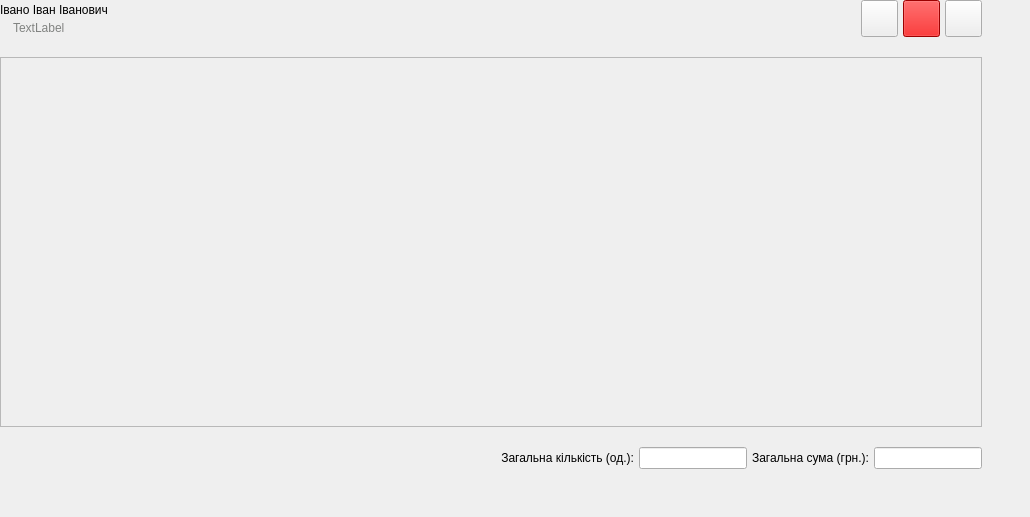
<?xml version="1.0" encoding="UTF-8"?>
<ui version="4.0">
 <class>FormPeople</class>
 <widget class="QWidget" name="FormPeople">
  <property name="geometry">
   <rect>
    <x>0</x>
    <y>0</y>
    <width>1030</width>
    <height>517</height>
   </rect>
  </property>
  <property name="windowTitle">
   <string>Form</string>
  </property>
  <property name="styleSheet">
   <string notr="true">QLabel#labelTopBottom {
	font: 12pt &quot;Franklin Gothic Medium&quot;;
	color: #818381;
	padding-left: 10px;
	padding-top: 0px;
	padding-bottom: 0px;
}

QPushButton#buttonDelete {
  font: 14pt &quot;Franklin Gothic Medium&quot;;
  background-color: #db0000
}

QPushButton#buttonDelete::hover {
  font: 14pt &quot;Franklin Gothic Medium&quot;;
  background-color: red;
}</string>
  </property>
  <layout class="QVBoxLayout" name="verticalLayout_3">
   <property name="spacing">
    <number>20</number>
   </property>
   <property name="leftMargin">
    <number>0</number>
   </property>
   <property name="topMargin">
    <number>0</number>
   </property>
   <property name="rightMargin">
    <number>48</number>
   </property>
   <property name="bottomMargin">
    <number>48</number>
   </property>
   <item>
    <layout class="QHBoxLayout" name="horizontalLayout_4">
     <property name="spacing">
      <number>5</number>
     </property>
     <item>
      <layout class="QVBoxLayout" name="verticalLayout">
       <property name="spacing">
        <number>0</number>
       </property>
       <item>
        <widget class="QLabel" name="labelTop">
         <property name="text">
          <string>Івано Іван Іванович</string>
         </property>
        </widget>
       </item>
       <item>
        <widget class="QLabel" name="labelTopBottom">
         <property name="text">
          <string>TextLabel</string>
         </property>
        </widget>
       </item>
      </layout>
     </item>
     <item>
      <widget class="QPushButton" name="buttonReturn">
       <property name="minimumSize">
        <size>
         <width>37</width>
         <height>37</height>
        </size>
       </property>
       <property name="maximumSize">
        <size>
         <width>37</width>
         <height>37</height>
        </size>
       </property>
       <property name="text">
        <string/>
       </property>
       <property name="icon">
        <iconset resource="../../../resources/images.qrc">
         <normaloff>:/WhiteIcon/images/return.png</normaloff>:/WhiteIcon/images/return.png</iconset>
       </property>
       <property name="iconSize">
        <size>
         <width>28</width>
         <height>28</height>
        </size>
       </property>
      </widget>
     </item>
     <item>
      <widget class="QPushButton" name="buttonDelete">
       <property name="sizePolicy">
        <sizepolicy hsizetype="Fixed" vsizetype="Preferred">
         <horstretch>0</horstretch>
         <verstretch>0</verstretch>
        </sizepolicy>
       </property>
       <property name="minimumSize">
        <size>
         <width>37</width>
         <height>37</height>
        </size>
       </property>
       <property name="maximumSize">
        <size>
         <width>37</width>
         <height>37</height>
        </size>
       </property>
       <property name="text">
        <string/>
       </property>
       <property name="icon">
        <iconset resource="../../../resources/images.qrc">
         <normaloff>:/WhiteIcon/images/bin.png</normaloff>:/WhiteIcon/images/bin.png</iconset>
       </property>
       <property name="iconSize">
        <size>
         <width>28</width>
         <height>28</height>
        </size>
       </property>
      </widget>
     </item>
     <item>
      <widget class="QPushButton" name="buttonDetails">
       <property name="sizePolicy">
        <sizepolicy hsizetype="Fixed" vsizetype="Preferred">
         <horstretch>0</horstretch>
         <verstretch>0</verstretch>
        </sizepolicy>
       </property>
       <property name="minimumSize">
        <size>
         <width>37</width>
         <height>37</height>
        </size>
       </property>
       <property name="maximumSize">
        <size>
         <width>37</width>
         <height>37</height>
        </size>
       </property>
       <property name="text">
        <string/>
       </property>
       <property name="icon">
        <iconset resource="../../../resources/images.qrc">
         <normaloff>:/WhiteIcon/images/menu-dots.png</normaloff>:/WhiteIcon/images/menu-dots.png</iconset>
       </property>
       <property name="iconSize">
        <size>
         <width>37</width>
         <height>37</height>
        </size>
       </property>
      </widget>
     </item>
    </layout>
   </item>
   <item>
    <widget class="QScrollArea" name="scrollArea">
     <property name="widgetResizable">
      <bool>true</bool>
     </property>
     <widget class="QWidget" name="scrollAreaWidgetContents">
      <property name="geometry">
       <rect>
        <x>0</x>
        <y>0</y>
        <width>980</width>
        <height>360</height>
       </rect>
      </property>
      <layout class="QVBoxLayout" name="verticalLayout_2">
       <property name="spacing">
        <number>20</number>
       </property>
       <property name="leftMargin">
        <number>0</number>
       </property>
       <property name="topMargin">
        <number>0</number>
       </property>
       <property name="rightMargin">
        <number>0</number>
       </property>
       <property name="bottomMargin">
        <number>0</number>
       </property>
       <item>
        <spacer name="verticalSpacer">
         <property name="orientation">
          <enum>Qt::Vertical</enum>
         </property>
         <property name="sizeHint" stdset="0">
          <size>
           <width>20</width>
           <height>368</height>
          </size>
         </property>
        </spacer>
       </item>
      </layout>
     </widget>
    </widget>
   </item>
   <item>
    <layout class="QHBoxLayout" name="horizontalLayout_3">
     <property name="spacing">
      <number>5</number>
     </property>
     <item>
      <layout class="QHBoxLayout" name="horizontalLayout">
       <item>
        <spacer name="horizontalSpacer">
         <property name="orientation">
          <enum>Qt::Horizontal</enum>
         </property>
         <property name="sizeHint" stdset="0">
          <size>
           <width>40</width>
           <height>20</height>
          </size>
         </property>
        </spacer>
       </item>
       <item>
        <widget class="QLabel" name="label">
         <property name="text">
          <string>Загальна кількість (од.):</string>
         </property>
         <property name="alignment">
          <set>Qt::AlignRight|Qt::AlignTrailing|Qt::AlignVCenter</set>
         </property>
        </widget>
       </item>
       <item>
        <widget class="QLineEdit" name="count">
         <property name="sizePolicy">
          <sizepolicy hsizetype="Fixed" vsizetype="Fixed">
           <horstretch>0</horstretch>
           <verstretch>0</verstretch>
          </sizepolicy>
         </property>
         <property name="readOnly">
          <bool>true</bool>
         </property>
        </widget>
       </item>
      </layout>
     </item>
     <item>
      <layout class="QHBoxLayout" name="horizontalLayout_2">
       <item>
        <widget class="QLabel" name="label_2">
         <property name="sizePolicy">
          <sizepolicy hsizetype="Preferred" vsizetype="Preferred">
           <horstretch>0</horstretch>
           <verstretch>0</verstretch>
          </sizepolicy>
         </property>
         <property name="text">
          <string>Загальна сума (грн.):</string>
         </property>
         <property name="alignment">
          <set>Qt::AlignRight|Qt::AlignTrailing|Qt::AlignVCenter</set>
         </property>
        </widget>
       </item>
       <item>
        <widget class="QLineEdit" name="sum">
         <property name="sizePolicy">
          <sizepolicy hsizetype="Fixed" vsizetype="Fixed">
           <horstretch>0</horstretch>
           <verstretch>0</verstretch>
          </sizepolicy>
         </property>
         <property name="alignment">
          <set>Qt::AlignRight|Qt::AlignTrailing|Qt::AlignVCenter</set>
         </property>
         <property name="readOnly">
          <bool>true</bool>
         </property>
        </widget>
       </item>
      </layout>
     </item>
    </layout>
   </item>
  </layout>
 </widget>
 <resources>
  <include location="../../../resources/images.qrc"/>
 </resources>
 <connections/>
</ui>
